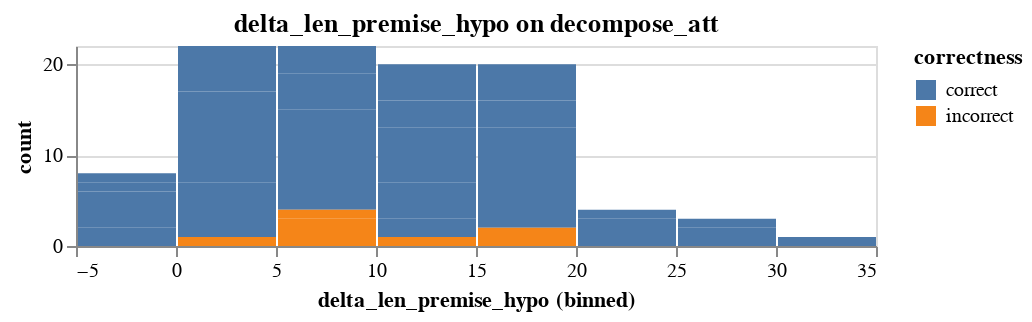

Write notebook code for a chart like this one.
### Markdown cell above
#### Check attribute distribution

We provide visualization from [Altair](http://altair-viz.github.io) to display the attribute distribution. The visualization is a histogram that displays the relative frequency of different attribute values, as well as the proportion of incorrect predictions. Because of the incorrect prediction proportion, this historgram is different for each different model.

If categorical, each value is a bar. Otherwise, the domain is automatically binned, and each bin is a bar.

### Code cell
attr.visualize_models(models=["decompose_att"])

### Figure 1 — Vega-Lite specification as saved in the notebook (floating-point values rounded to 4 significant figures)
{"$schema": "https://vega.github.io/schema/vega-lite/v3.2.1.json", "config": {"mark": {"tooltip": null}, "view": {"height": 300, "width": 400}}, "datasets": {"data-97631a100bcc80b2981d54c39ecd489d": [{"correctness": "correct", "count": 2, "delta_len_premise_hypo": -5}, {"correctness": "correct", "count": 6, "delta_len_premise_hypo": 4}, {"correctness": "correct", "count": 5, "delta_len_premise_hypo": 2}, {"correctness": "correct", "count": 2, "delta_len_premise_hypo": 25}, {"correctness": "correct", "count": 1, "delta_len_premise_hypo": 26}, {"correctness": "correct", "count": 6, "delta_len_premise_hypo": 8}, {"correctness": "correct", "count": 4, "delta_len_premise_hypo": -2}, {"correctness": "correct", "count": 2, "delta_len_premise_hypo": 10}, {"correctness": "correct", "count": 4, "delta_len_premise_hypo": 14}, {"correctness": "correct", "count": 6, "delta_len_premise_hypo": 12}, {"correctness": "correct", "count": 3, "delta_len_premise_hypo": 13}, {"correctness": "correct", "count": 8, "delta_len_premise_hypo": 15}, {"correctness": "correct", "count": 3, "delta_len_premise_hypo": 19}, {"correctness": "correct", "count": 4, "delta_len_premise_hypo": 11}, {"correctness": "correct", "count": 5, "delta_len_premise_hypo": 1}, {"correctness": "correct", "count": 2, "delta_len_premise_hypo": 7}, {"correctness": "correct", "count": 3, "delta_len_premise_hypo": 5}, {"correctness": "correct", "count": 4, "delta_len_premise_hypo": 6}, {"correctness": "correct", "count": 4, "delta_len_premise_hypo": 3}, {"correctness": "correct", "count": 3, "delta_len_premise_hypo": 18}, {"correctness": "correct", "count": 4, "delta_len_premise_hypo": 17}, {"correctness": "correct", "count": 1, "delta_len_premise_hypo": 23}, {"correctness": "correct", "count": 1, "delta_len_premise_hypo": -4}, {"correctness": "correct", "count": 1, "delta_len_premise_hypo": 0}, {"correctness": "correct", "count": 1, "delta_len_premise_hypo": -1}, {"correctness": "correct", "count": 3, "delta_len_premise_hypo": 9}, {"correctness": "correct", "count": 2, "delta_len_premise_hypo": 20}, {"correctness": "correct", "count": 1, "delta_len_premise_hypo": 21}, {"correctness": "correct", "count": 1, "delta_len_premise_hypo": 34}, {"correctness": "incorrect", "count": 3, "delta_len_premise_hypo": 6}, {"correctness": "incorrect", "count": 1, "delta_len_premise_hypo": 4}, {"correctness": "incorrect", "count": 1, "delta_len_premise_hypo": 19}, {"correctness": "incorrect", "count": 1, "delta_len_premise_hypo": 15}, {"correctness": "incorrect", "count": 1, "delta_len_premise_hypo": 9}, {"correctness": "incorrect", "count": 1, "delta_len_premise_hypo": 14}]}, "resolve": {"scale": {"color": "shared", "x": "shared", "y": "shared"}}, "vconcat": [{"data": {"name": "data-97631a100bcc80b2981d54c39ecd489d"}, "encoding": {"color": {"field": "correctness", "scale": {"domain": ["correct", "incorrect"]}, "type": "nominal"}, "tooltip": [{"field": "delta_len_premise_hypo", "type": "quantitative"}, {"field": "count", "type": "quantitative"}, {"field": "correctness", "type": "nominal"}], "x": {"bin": {"extent": [-5, 34], "maxbins": 10}, "field": "delta_len_premise_hypo", "type": "quantitative"}, "y": {"field": "count", "stack": "zero", "type": "quantitative"}}, "height": 100, "mark": "bar", "title": "delta_len_premise_hypo on decompose_att"}]}
